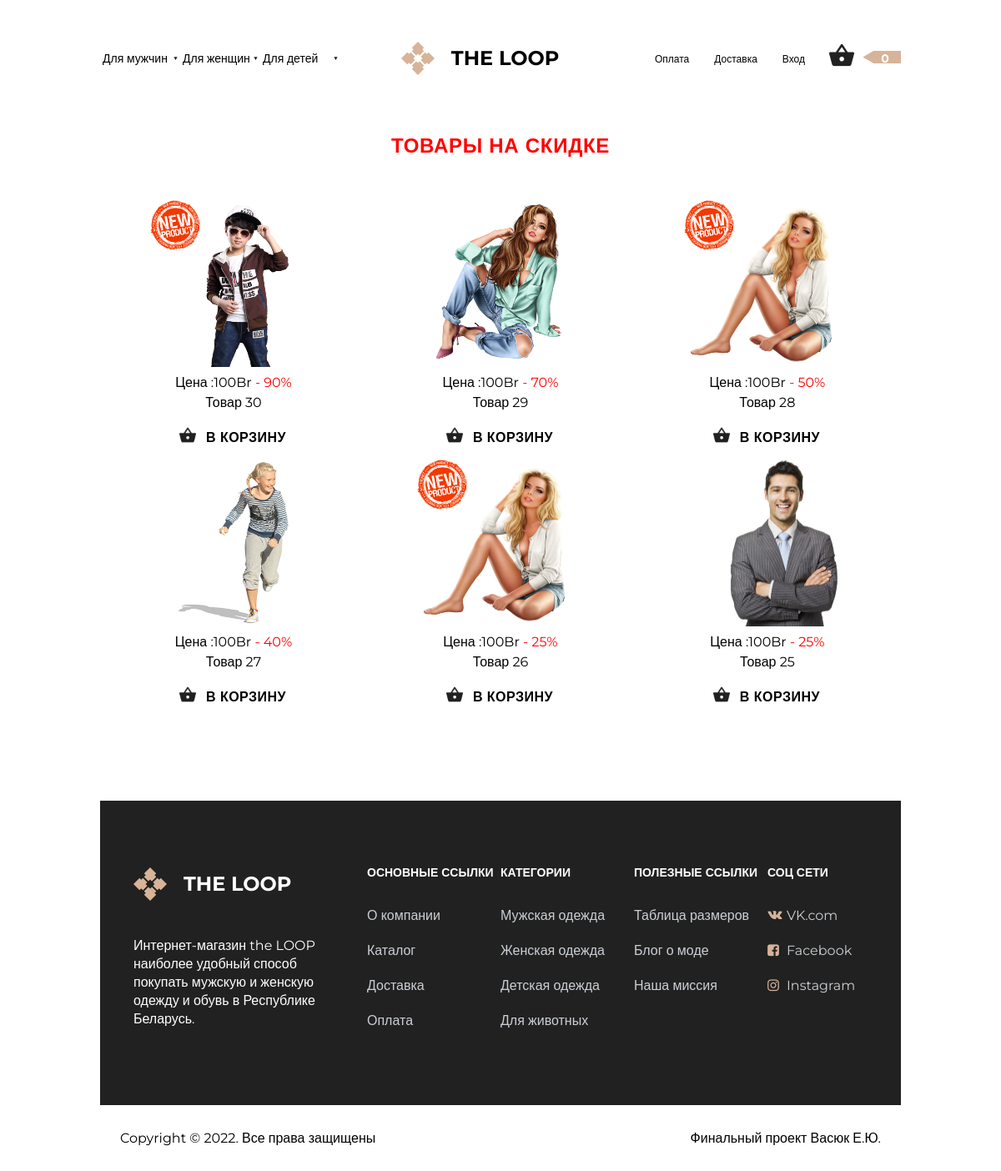
Page /catalog_d/ on the committed database.
### tables this page shows
CREATE TABLE `product` (
  `id` int NOT NULL,
  `name` varchar(255) NOT NULL,
  `category_id` int NOT NULL,
  `code` int NOT NULL,
  `price` float NOT NULL,
  `availability` int NOT NULL,
  `brand` varchar(255) NOT NULL,
  `image` varchar(255) NOT NULL DEFAULT 'image',
  `description` text NOT NULL,
  `is_new` int NOT NULL DEFAULT '0',
  `is_recommended` int NOT NULL DEFAULT '0',
  `status` int NOT NULL DEFAULT '1',
  `catalog_id` int NOT NULL DEFAULT '0',
  `discount` tinyint(1) NOT NULL DEFAULT '0',
  `discount_price` int NOT NULL DEFAULT '0'
);

### config/routes.php (called while the page is built)
<?php
return array(
   'delivery' => 'site/delivery',
   'about' => 'site/about',
   'payment' => 'site/payment',
   'product/([0-9]+)' => 'product/view/$1',
   'catalog/([0-9]+)' => 'catalog/index/$1',
   'catalog_d' => 'catalog/discount',
   'catalog_n' => 'catalog/new',
   'catalog' => 'catalog/catalog',
   'category/([0-9]+)/page-([0-9]+)' => 'catalog/category/$1/$2',
   'category/([0-9]+)' => 'catalog/category/$1',
   'cart/addAjax/([0-9]+)' => 'cart/addAjax/$1',
   'cart/add/([0-9]+)' => 'cart/add/$1',
   'cart/checkout' => 'cart/checkout',
   'cart/delete/([0-9]+)' => 'cart/delete/$1',
   'cart' => 'cart/index',
   'user/register' => 'user/register',
   'user/login' => 'user/login',
   'user/logout' => 'user/logout',
   'admin/product/create' => 'adminProduct/create',
   'admin/product/update/([0-9]+)' => 'adminProduct/update/$1',
   'admin/product/delete/([0-9]+)' => 'adminProduct/delete/$1',
   'admin/product' => 'adminProduct/index',
   'cabinet/edit' => 'cabinet/edit',
   'cabinet' => 'cabinet/index',
   'admin' => 'admin/index',
   'contacts' => 'site/contact',
   '' => 'site/index',
);

### controllers/CatalogController.php (called while the page is built, shortened)
<?php
class CatalogController
{
   public function actionDiscount()
   {
      $discountProducts = Product::getDiscountProducts(6);
      require_once(ROOT . '/views/catalog/discount.php');
      return true;
   }
}

### index.php (called while the page is built, shortened)
<?php
$router = new Router;
$router->run();

### models/Product.php (called while the page is built, shortened)
<?php
class product
{
   public static function getDiscountProducts($count = self::SHOW_BY_DEFAULT)
   {
      $count = intval($count);
      $db = Db::getConnection();
      $productsDiscount = array();
      $result = $db->query('SELECT id, name, price, image, is_new, discount_price FROM product WHERE status = "1" AND discount = "1" ORDER BY id DESC LIMIT ' . $count);
      $i = 0;
      while ($row = $result->fetch()) {
         $productsDiscount[$i]['id'] = $row['id'];
         $productsDiscount[$i]['name'] = $row['name'];
         $productsDiscount[$i]['price'] = $row['price'];
         $productsDiscount[$i]['image'] = $row['image'];
         $productsDiscount[$i]['is_new'] = $row['is_new'];
         $productsDiscount[$i]['discount_price'] = $row['discount_price'];
         $i++;
      }
      return $productsDiscount;
   }
}

### views/catalog/discount.php (the view)
<?php include ROOT . '/views/layouts/header.php'; ?>
<section class="catalog_cat">
   <div class="catalog">
      <div class="container">
         <div class="catalog_content_cat">
            <div class="catalog_title_dis">
               <h3>товары на скидке</h3>
            </div>
            <div class="catalog_content_cat_list_wrapper">
               <?php foreach ($discountProducts as $product) : ?>
                  <div class="catalog_content_cat_list">
                     <a href="/product/<?php echo $product['id']; ?>">
                        <?php if ($product['is_new'] == 1) : ?>
                           <div class="new">
                              <img src="/template/images/new.png" alt="new">
                           </div>
                        <?php endif; ?>
                        <?php if ($product['image'] == 'image') : ?>
                           <img src="<?php echo Product::getImage($product['id']); ?>" alt="product" />
                        <?php else : ?>
                           <img src="<?php echo $product['image']; ?>" alt="product" />
                        <?php endif; ?>
                     </a>
                     <div class="catalog_content_cat_price">
                        Цена :<?php echo $product['price'] ?>Br <span class="catalog_content_dis"> - <?php echo $product['discount_price']; ?>%</span>
                     </div>
                     <div class="catalog_content_cat_name">
                        <?php echo $product['name'] ?>
                     </div>
                     <div class="catalog_content_cat_cart">
                        <button class="button_cart">
                           <a href="/cart/add/<?php echo $product['id']; ?>" class="add-to-cart" data-id="<?php echo $product['id']; ?>">
                              <div class="ico_cart_button">в корзину</div>
                           </a>
                        </button>
                     </div>
                  </div>
               <?php endforeach; ?>
            </div>
         </div>
      </div>
   </div>
</section>
<?php include ROOT . '/views/layouts/footer.php'; ?>

### components/Router.php (shortened to what this page needs)
<?php
class Router
{
   private $routes;
   public function __construct()
   {
      $routePath = ROOT . '/config/routes.php';
      $this->routes = include($routePath);
   }
   private function getURI()
   {
      if (!empty($_SERVER['REQUEST_URI'])) {
         return trim($_SERVER['REQUEST_URI'], '/');
      }
   }
   public function run()
   {
      $uri = $this->getURI();
      foreach ($this->routes as $uriPattern => $path) {
         if (preg_match("~$uriPattern~", $uri)) {
            $internalRoute = preg_replace("~$uriPattern~", $path, $uri);
            $segments = explode('/', $internalRoute);
            $controllerName = ucfirst(array_shift($segments)) . 'Controller';
            $actionName = 'action' . ucfirst(array_shift($segments));
            $parameters = $segments;
            $controllerObject = new $controllerName;
            $result = call_user_func_array(array($controllerObject, $actionName), $parameters);
            if ($result != null) {
               die;
            }
         }
      }
   }
}

### template/css/main.css (style rules this page uses)
* { margin: 0; padding: 0; }
body { font-family: 'Montserrat', sans-serif; font-size: 16px; }
.container { width: 80%; max-width: 1440px; margin: 0 auto; }
.button_cart { border: 0; background-color: #fff; width: 160px; padding: 10px 25px 10px 15px; cursor: pointer; margin-top: 10px; border-radius: 5px; }
.catalog { background-color: #fff; height: 700px; }
.catalog_cat { height: 800px }
.catalog>.container { height: 100%; }

### template/css/main_cat.css (style rules this page uses)
.catalog .catalog_content_cat { width: 100%; display: inline-block; }
.catalog_content_cat_list_wrapper { width: 100%; display: flex; flex-wrap: wrap; }
.catalog .catalog_content_cat_list { width: 33.33%; display: flex; flex-direction: column; }
.catalog .catalog_content_cat_list img { height: 200px; width: 200px; }
.catalog .catalog_content_cat_list a { color: #000; text-decoration: none; text-transform: none; font-weight: 600; font-size: 25px; line-height: 26px; letter-spacing: 0.03em; margin: auto; }
.catalog .catalog_content_cat_list .button_cart { display: flex; justify-content: space-between; margin-bottom: 10px; }
.ico_cart_button { width: 160px; height: 19px; background-image: url(/template/images/shopping_cart.png); background-size: auto 100%; background-repeat: no-repeat; }
.catalog .catalog_content_cat_list .button_cart a { text-transform: uppercase; text-decoration: none; color: #000; font-size: 16px; }
.catalog_content_cat_price { text-align: center; margin: 5px 0 5px 0; }
.catalog_content_cat_name { text-align: center; }
.catalog_content_cat_cart { margin: auto; }
.new { width: 0px; height: 0px; transform: scale(0.3); position: relative; right: 0%; }

### template/css/main_dis.css (style rules this page uses)
.catalog .catalog_title_dis h3 { text-transform: uppercase; font-weight: 600; font-size: 24px; line-height: 30px; letter-spacing: 0.03em; margin: 0px 0 50px 0px; text-align: center; color: red; }
.catalog_content_dis { color: red; text-transform: capitalize; }

### rows in the picture
product: is_new 1 (drawn), image (picture), price "100", discount_price "90", name "Товар 30"
product: image (picture), price "100", discount_price "70", name "Товар 29"
product: is_new 1 (drawn), image (picture), price "100", discount_price "50", name "Товар 28"
product: image (picture), price "100", discount_price "40", name "Товар 27"
product: is_new 1 (drawn), image (picture), price "100", discount_price "25", name "Товар 26"
product: image (picture), price "100", discount_price "25", name "Товар 25"
